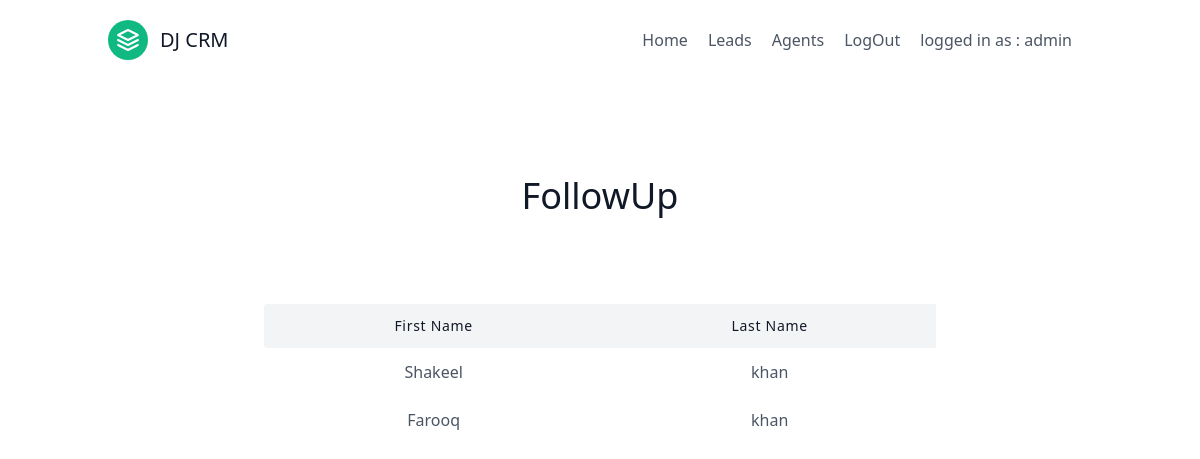
/leads/category/detail/2/ (signed in), run on the app's committed database.
### leads/models.py (models this page shows, shortened)
class User(AbstractUser):
    is_orgnaizer = models.BooleanField(default=False , null=True )
    is_agent = models.BooleanField(default=False , null=True )

class Category(models.Model):
    name = models.CharField( max_length=30)
    organization = models.ForeignKey ("UserProfile", on_delete=models.CASCADE)

class Lead(models.Model):
    SOURCE_CHOICES = (
        ('Facebook','Facebook'),
        ('Google','Google'),
        ('Youtube','Youtube'),
        ('Twitter','Twitter'),
    )
    first_name = models.CharField(max_length=255)
    last_name = models.CharField(max_length=255)
    age = models.IntegerField()
    sources = models.CharField(choices=SOURCE_CHOICES,max_length=255)
    agent = models.ForeignKey ("Agent", null=True, blank=True, on_delete=models.SET_NULL)
    organization = models.ForeignKey ("UserProfile", null=True, blank=True, on_delete=models.SET_NULL)
    category = models.ForeignKey ("Category", related_name="leads" , null=True, blank=True, on_delete=models.SET_NULL)
    date = models.DateTimeField(auto_now_add=True)
    discription = models.TextField(max_length=255)
    phone = models.CharField(max_length=255)
    email = models.EmailField()
    photo = models.ImageField(upload_to='profile_pictures/',null=True, blank=True)

### leads/views.py (the view)
# urls.py: path('category/detail/<int:pk>/', views.CategoryDetailView.as_view() , name = 'category_detail'),
class CategoryDetailView(LoginRequiredMixin,DetailView):
    template_name = 'category/category_detail.html'
    context_object_name = 'category'
    def get_queryset(self):
        user = self.request.user
        if user.is_orgnaizer:
            queryset = Category.objects.filter(organization=user.userprofile)
        else:
            queryset = Category.objects.filter(organization=user.agent.organization)
        return queryset

### leads/templates/category/category_detail.html
{% extends "base.html" %}
    {% block content %}
        <section class="text-gray-600 body-font " >
            <div class="container px-5 py-24 mx-auto">
              <div class="flex flex-col text-center w-full mb-20">
                <h1 class="sm:text-4xl text-3xl font-medium title-font mb-2 text-gray-900">{{category.name}}</h1>
              </div>
              <div class=" max-w-2xl mx-auto text-center overflow-auto ">
                <table class="table-auto w-full  whitespace-no-wrap">
                  <thead class="text-center">
                    <tr>
                      <th class="px-4 py-3 title-font tracking-wider font-medium text-gray-900 text-sm bg-gray-100 rounded-tl rounded-bl">First Name</th>
                      <th class="px-4 py-3 title-font tracking-wider font-medium text-gray-900 text-sm bg-gray-100">Last Name</th>
                    </tr>
                  </thead>
                  <tbody>
                    {% for lead in category.leads.all %}
                        <tr>
                            <td class="px-4 py-3">
                                <a href="{% url 'lead_detail' lead.pk %}" >{{lead.first_name}}</a>
                            </td>
                            <td class="px-4 py-3">{{lead.last_name}}</td>
                        </tr>
                    {% endfor %}
                  </tbody>
                </table>
              </div>
            </div>
          </section>
    {% endblock %}

### templates/includes/navebar.html
<header class="text-gray-600 body-font">
    <div class="container mx-auto flex flex-wrap p-5 flex-col md:flex-row items-center">
      <a class="flex title-font font-medium items-center text-gray-900 mb-4 md:mb-0">
        <svg xmlns="http://www.w3.org/2000/svg" fill="none" stroke="currentColor" stroke-linecap="round" stroke-linejoin="round" stroke-width="2" class="w-10 h-10 text-white p-2 bg-green-500 rounded-full" viewBox="0 0 24 24">
          <path d="M12 2L2 7l10 5 10-5-10-5zM2 17l10 5 10-5M2 12l10 5 10-5"></path>
        </svg>
        <span class="ml-3 text-xl">DJ CRM</span>
      </a>
      <nav class="md:ml-auto flex flex-wrap items-center text-base justify-center">
        <a class="mr-5 hover:text-gray-900" href="{% url 'home'%}">Home</a>
        {% if request.user.is_authenticated  %}
        <a class="mr-5 hover:text-gray-900" href="{% url 'lead_list' %}">Leads</a>
        {% if request.user.is_orgnaizer %}
          <a class="mr-5 hover:text-gray-900" href="{% url 'agent_list'%}">Agents</a>
        {% endif %}
          <a class="mr-5 hover:text-gray-900" href = "{% url 'logout'%}">LogOut</a>
          <a class="mr-5 hover:text-gray-900">logged in as : {{request.user.username}}</a>
        {% else %}
          <a class="mr-5 hover:text-gray-900"  href = "{% url 'signup'%}">Signup</a>
          <a class="mr-5 hover:text-gray-900" href = "{% url 'login'%}" >Login</a>
        {% endif %}
      </nav>
    </div>
  </header>

### data on the page
User: user.username "admin"
Category: name "FollowUp"
Lead: first_name "Shakeel", last_name "khan"
Lead: first_name "Farooq", last_name "khan"
